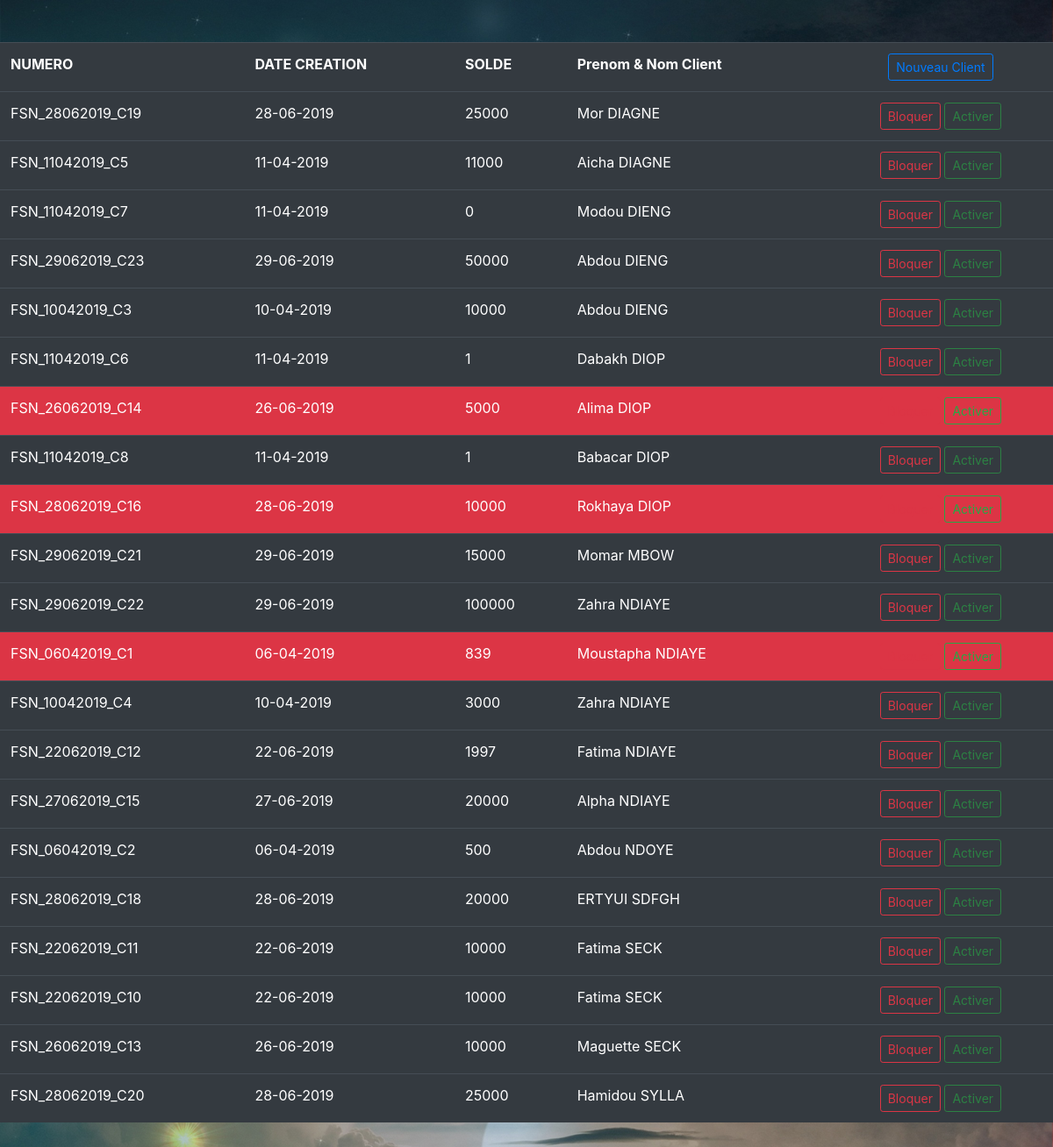
Page /view/indexCompte.php on the committed database.
### tables this page shows
CREATE TABLE IF NOT EXISTS `compte` (
  `id` int(11) NOT NULL AUTO_INCREMENT,
  `numero` varchar(25) NOT NULL,
  `dateCreation` varchar(10) NOT NULL,
  `solde` int(11) NOT NULL DEFAULT '0',
  `idClient` int(11) NOT NULL,
  `idGestCompte` int(11) NOT NULL,
  `etat` int(11) NOT NULL,
  PRIMARY KEY (`id`),
  UNIQUE KEY `numero` (`numero`),
  KEY `idClient` (`idClient`),
  KEY `idGestCompte` (`idGestCompte`)
);

CREATE TABLE IF NOT EXISTS `client` (
  `id` int(11) NOT NULL AUTO_INCREMENT,
  `cni` varchar(30) NOT NULL,
  `nom` varchar(30) NOT NULL,
  `prenom` varchar(40) NOT NULL,
  `adresse` varchar(255) NOT NULL,
  `tel` varchar(15) NOT NULL,
  PRIMARY KEY (`id`)
);

### model/modelCompte.php (called while the page is built, shortened)
<?php
    require_once 'bd.php';
    function listeComptes(){
    $sql = "SELECT *
FROM client,compte
WHERE compte.idClient=client.id
ORDER BY client.nom";
    global $bd;
    return $bd -> query($sql) -> fetchAll();
}

### view/indexCompte.php (the view, shortened to what this page needs)
<?php
include'../header.php';
?>
<?php
    require_once "../model/modelCompte.php";
    $listComptes = listeComptes();
?>
<br>
    <br>
<table id="listCompte" class="table table-hover  table table-dark " cellspacing="0">
    <tr>
        <th>NUMERO</th>
        <th>DATE CREATION</th>
        <th>SOLDE</th>
        <th>Prenom & Nom Client </th>
        <th class="text-center" id="A">
            <a class="btn btn-sm btn-outline-primary" href="/BanqueDuPeuple/view/indexFinance.php?view=nouveauCompte">Nouveau Client</a>
        </th>
    </tr>
    <?php
        foreach ($listComptes as $c){
            if ($c['etat'] == 0){
                $couleur = "bg-danger";
                $activer="";
                $bloquer="disabled";
            }
            else{
                $couleur = "";
                $bloquer = "";
                $activer = "disabled";
            }
    ?>
        <tr class="<?= $couleur ?> ">
            <td> <?= $c['numero'] ?> </td>
            <td> <?= $c['dateCreation'] ?> </td>
            <td> <?= $c['solde'] ?> </td>
            <td> <?= ucfirst($c['prenom']) .' '. strtoupper($c['nom']) ?> </td>
            <td class="text-center">
                 <a href="/BanqueDuPeuple/controller/compteController.php?action=bloquer&idCompte=<?= $c['id'] ?>" class="btn btn-sm btn-outline-danger <?= $bloquer ?>">Bloquer</a>
                 <a href="/BanqueDuPeuple/controller/compteController.php?action=activer&idCompte=<?= $c['id'] ?>" class="btn btn-sm btn-outline-success <?= $activer ?>">Activer</a>
            </td>
        </tr>
    <?php } ?>
</table>
<br>

### view/indexCompte.php (style rules this page uses)
body { background-image: url("../assets/img/univers.jpg"); background-size: 100%; }

### rows in the picture
compte: numero "FSN_28062019_C19", dateCreation "28-06-2019", solde "25000", idClient.prenom "Mor", idClient.nom "DIAGNE"
compte: numero "FSN_11042019_C5", dateCreation "11-04-2019", solde "11000", idClient.prenom "Aicha", idClient.nom "DIAGNE"
compte: numero "FSN_11042019_C7", dateCreation "11-04-2019", solde "0", idClient.prenom "Modou", idClient.nom "DIENG"
compte: numero "FSN_29062019_C23", dateCreation "29-06-2019", solde "50000", idClient.prenom "Abdou", idClient.nom "DIENG"
compte: numero "FSN_10042019_C3", dateCreation "10-04-2019", solde "10000", idClient.prenom "Abdou", idClient.nom "DIENG"
compte: numero "FSN_11042019_C6", dateCreation "11-04-2019", solde "1", idClient.prenom "Dabakh", idClient.nom "DIOP"
compte: numero "FSN_26062019_C14", dateCreation "26-06-2019", solde "5000", idClient.prenom "Alima", idClient.nom "DIOP"
compte: numero "FSN_11042019_C8", dateCreation "11-04-2019", solde "1", idClient.prenom "Babacar", idClient.nom "DIOP"
compte: numero "FSN_28062019_C16", dateCreation "28-06-2019", solde "10000", idClient.prenom "Rokhaya", idClient.nom "DIOP"
compte: numero "FSN_29062019_C21", dateCreation "29-06-2019", solde "15000", idClient.prenom "Momar", idClient.nom "MBOW"
compte: numero "FSN_29062019_C22", dateCreation "29-06-2019", solde "100000", idClient.prenom "Zahra", idClient.nom "NDIAYE"
compte: numero "FSN_06042019_C1", dateCreation "06-04-2019", solde "839", idClient.prenom "Moustapha", idClient.nom "NDIAYE"
compte: numero "FSN_10042019_C4", dateCreation "10-04-2019", solde "3000", idClient.prenom "Zahra", idClient.nom "NDIAYE"
compte: numero "FSN_22062019_C12", dateCreation "22-06-2019", solde "1997", idClient.prenom "Fatima", idClient.nom "NDIAYE"
compte: numero "FSN_27062019_C15", dateCreation "27-06-2019", solde "20000", idClient.prenom "Alpha", idClient.nom "NDIAYE"
compte: numero "FSN_06042019_C2", dateCreation "06-04-2019", solde "500", idClient.prenom "Abdou", idClient.nom "NDOYE"
compte: numero "FSN_28062019_C18", dateCreation "28-06-2019", solde "20000", idClient.prenom "ERTYUI", idClient.nom "SDFGH"
compte: numero "FSN_22062019_C11", dateCreation "22-06-2019", solde "10000", idClient.prenom "Fatima", idClient.nom "SECK"
compte: numero "FSN_22062019_C10", dateCreation "22-06-2019", solde "10000", idClient.prenom "Fatima", idClient.nom "SECK"
compte: numero "FSN_26062019_C13", dateCreation "26-06-2019", solde "10000", idClient.prenom "Maguette", idClient.nom "SECK"
compte: numero "FSN_28062019_C20", dateCreation "28-06-2019", solde "25000", idClient.prenom "Hamidou", idClient.nom "SYLLA"
